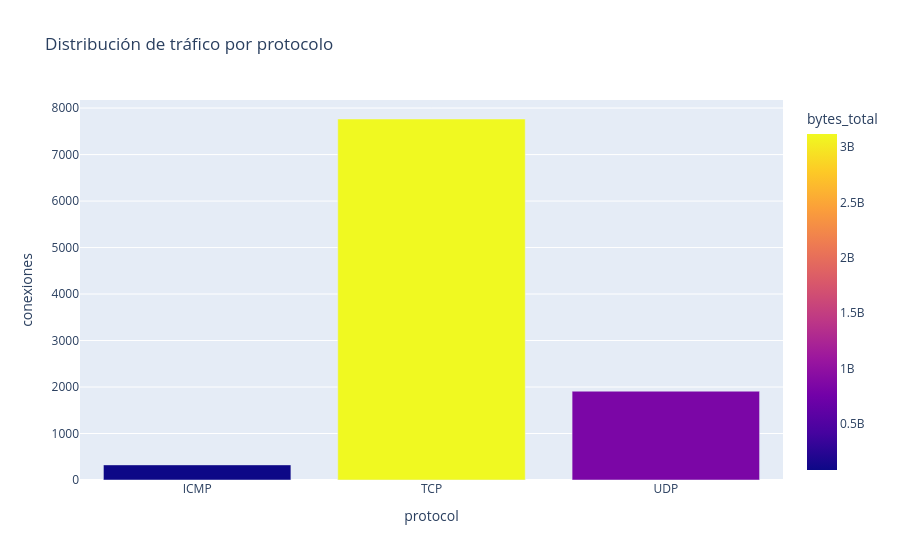

Notebook cell for this chart:
### Markdown cell above
#  Plotly
###

### Code cell
df['timestamp'] = pd.to_datetime(df['timestamp'])

df['bytes_total'] = df['bytes_sent'] + df['bytes_received']

protocol_stats = (
    df.groupby('protocol')
    .agg(
        conexiones=('protocol','count'),
        bytes_total=('bytes_total','sum')
    )
    .reset_index()
)

fig = px.bar(
    protocol_stats,
    x='protocol',
    y='conexiones',
    color='bytes_total',
    title='Distribución de tráfico por protocolo',
    hover_data=['bytes_total']
)

fig.show()

### Figure 1 — Plotly figure (JSON) as saved in the notebook; plotly's stock layout.template omitted (floating-point values rounded to 4 significant figures)
{"data": [{"customdata": [[82211060], [3119374479], [831869431]], "hovertemplate": "protocol=%{x}<br>conexiones=%{y}<br>bytes_total=%{marker.color}<extra></extra>", "legendgroup": "", "marker": {"color": [82211060, 3119374479, 831869431], "coloraxis": "coloraxis", "pattern": {"shape": ""}}, "name": "", "orientation": "v", "showlegend": false, "textposition": "auto", "type": "bar", "x": ["ICMP", "TCP", "UDP"], "xaxis": "x", "y": [325, 7765, 1910], "yaxis": "y"}], "layout": {"barmode": "relative", "coloraxis": {"colorbar": {"title": {"text": "bytes_total"}}, "colorscale": [[0, "#0d0887"], [0.1111, "#46039f"], [0.2222, "#7201a8"], [0.3333, "#9c179e"], [0.4444, "#bd3786"], [0.5556, "#d8576b"], [0.6667, "#ed7953"], [0.7778, "#fb9f3a"], [0.8889, "#fdca26"], [1, "#f0f921"]]}, "legend": {"tracegroupgap": 0}, "title": {"text": "Distribución de tráfico por protocolo"}, "xaxis": {"anchor": "y", "domain": [0, 1], "title": {"text": "protocol"}}, "yaxis": {"anchor": "x", "domain": [0, 1], "title": {"text": "conexiones"}}}}
